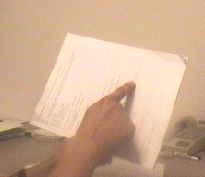
#> input picture Hough Transform/Input/input.bmp, 205 x 177 px, given in place of lena.png, which was not available
$ python code.py
#> lines starting #> are read from the running program, lines starting #| are printed output that depends on the picture; pictures that were not available may be replaced by others from this repository, and a replacement may not be noted
from pathlib import Path
import numpy as np
import cv2 as cv


def main():
    '''
    Preprocesses the input and calls the required functions for filters

    Returns:
        None.

    '''
    # add paths to the input images
    path = Path.cwd() / 'res'
    inputRes = path / 'input'
    outputRes = path / 'BFOutput'
    lenaPath = str(inputRes / 'lena.png')
    artPath = str(inputRes / 'art.png')

    # create path for saving images
    lenaPath_mean = str(outputRes / 'lena_mean.png')
    lenaPath_gauss = str(outputRes / 'lena_gauss.png')
    lenaPath_sharpen = str(outputRes / 'lena_sharpen.png')
    artPath_con_mean = str(outputRes / 'art_con_mean.png')
    artPath_corr_mean = str(outputRes / 'art_corr_mean.png')
    artPath_median = str(outputRes / 'art_median.png')

    # read images
    lenaImg = cv.imread(lenaPath, -1)
#> lenaImg is the input picture: shape (177, 205, 3); mean B, G, R 144.6, 171.8, 206.6
    lenaSize = lenaImg.shape
#> lenaSize = (177, 205, 3)
    artImg = cv.imread(artPath, -1)
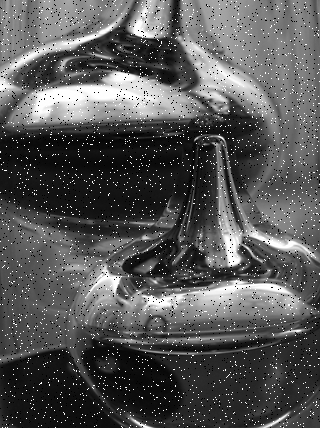
#> input picture Filters/res/art.png, 320 x 428 px, found by its file name
#> artImg is the input picture: shape (428, 320); min 0, max 255, mean 86.8
    artImg = np.expand_dims(artImg, axis=2)
    artSize = artImg.shape
#> artSize = (428, 320, 1)

    # check whether images are read correctly
    cv.imshow('lena', lenaImg)
    cv.imshow('art', artImg)
    cv.waitKey(0)
    cv.destroyAllWindows()

    # get user input to try different kernel sizes
    filterSize = int(input('Enter kernel size: (odd value) '))
#> the answer given: 100

    # add padding to the input images to preserve size
    sidePadding = (filterSize - 1) // 2
    padding = (sidePadding, sidePadding)
    lenaImg = np.pad(lenaImg, (padding, padding, (0, 0)), 'constant')
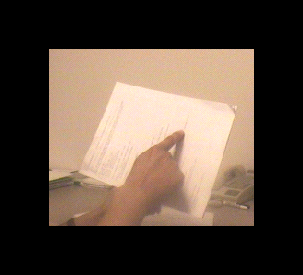
#> lenaImg: shape (275, 303, 3); mean B, G, R 62.9, 74.8, 89.9
    artImg = np.pad(artImg, (padding, padding, (0, 0)), 'constant')
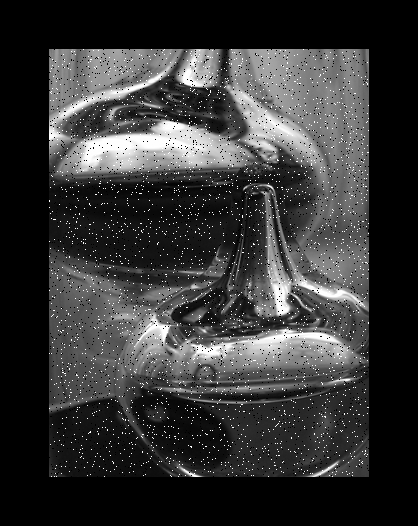
#> artImg: shape (526, 418, 1); min 0, max 255, mean 54.1

    # get mean and gaussian filters
    meanFilter = getMeanKernel(filterSize)
    gaussFilter = getGaussianKernel(filterSize)
    sharpenFilter = getSharpenKernel(filterSize)

    # apply filters to the 'lena.png' image
    op = convolution(lenaImg, lenaSize, meanFilter)
    cv.imwrite(lenaPath_mean, op)
    op = convolution(lenaImg, lenaSize, gaussFilter)
    cv.imwrite(lenaPath_gauss, op)
    op = convolution(lenaImg, lenaSize, sharpenFilter)
    cv.imwrite(lenaPath_sharpen, op)

    # # apply filters to the 'art.png' image
    op = convolution(artImg, artSize, meanFilter)
    cv.imwrite(artPath_con_mean, op)
    op = correlation(artImg, artSize, meanFilter)
    cv.imwrite(artPath_corr_mean, op)
    op = applyMedianKernel(artImg, artSize, filterSize)
    cv.imwrite(artPath_median, op)


def getMeanKernel(size):
    '''
    generates the mean kernel/filter with a given size

    Args:
        size (int): size of kernel.

    Returns:
        kernel (numpy array): mean kernel.

    '''
    kernel = np.ones((size, size))
    kernel *= 1/(size**2)
    return kernel

def getGaussianKernel(size, sigma=1):
    '''
    generates the gaussian kernel/filter with a given size

    Args:
        size (int): size of kernel.
        sigma (int, optional): parameter for gaussian curve. Defaults to 1.

    Returns:
        kernel (numpy array): gaussian kernel.

    '''
    s = 2 * sigma**2
    denom = 1 / (np.pi * s)
    kernel = np.full((size, size), denom)

    x, y = np.mgrid[-(size//2): size//2+1, -(size//2): size//2+1]
#> (the run stopped early here; a loop or call above may not have finished)
